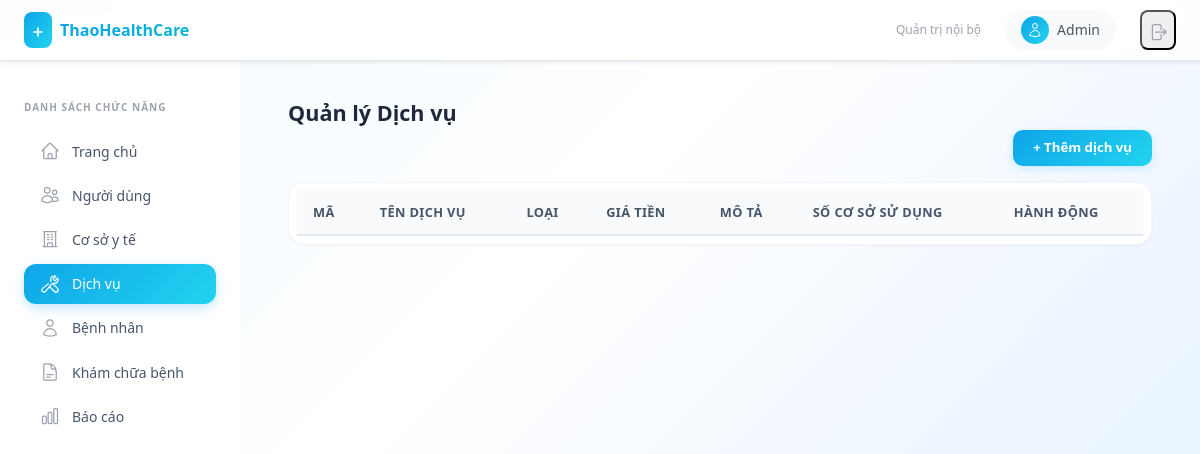
/services/ (signed in), run on an earlier commit of the app's database.
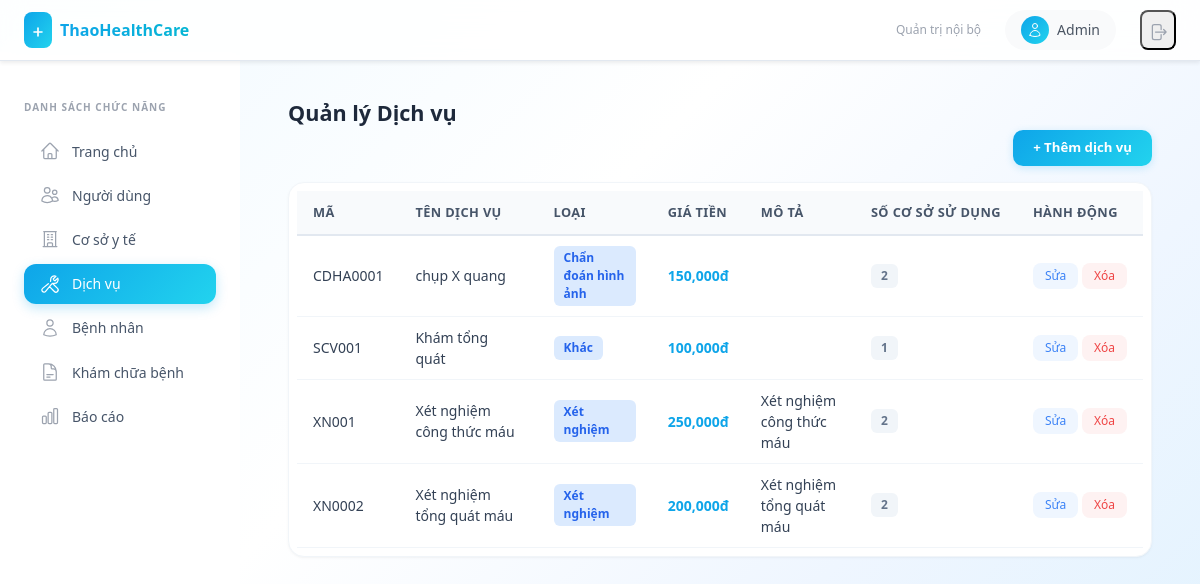
And on a later commit of the database.
### api/models.py (models this page shows, shortened)
class Service(models.Model):
    SERVICE_TYPE_CHOICES = [
        ('kham_benh', 'Khám bệnh'),
        ('xet_nghiem', 'Xét nghiệm'),
        ('chan_doan_hinh_anh', 'Chẩn đoán hình ảnh'),
        ('phau_thuat', 'Phẫu thuật'),
        ('noi_khoa', 'Nội khoa'),
        ('ngoai_khoa', 'Ngoại khoa'),
        ('san_phu_khoa', 'Sản phụ khoa'),
        ('nhi_khoa', 'Nhi khoa'),
        ('rang_ham_mat', 'Răng hàm mặt'),
        ('mat', 'Mắt'),
        ('tai_mui_hong', 'Tai mũi họng'),
        ('phuc_hoi_chuc_nang', 'Phục hồi chức năng'),
        ('khac', 'Khác'),
    ]
    code = models.CharField(max_length=50, unique=True)
    name = models.CharField(max_length=255)
    service_type = models.CharField(max_length=50, choices=SERVICE_TYPE_CHOICES, default='khac')
    price = models.DecimalField(max_digits=12, decimal_places=0, default=0)
    description = models.TextField(blank=True, null=True)

### api/views.py (the view)
# urls.py: path('services/', service_list, name='service_list'),
@admin_required
def service_list(request):
    services = Service.objects.all().order_by('service_type', 'name')
    return render(request, 'service_list.html', {
        'services': services,
        'service_type_choices': Service.SERVICE_TYPE_CHOICES,
        'tab': 'services',
    })

### api/models.py (called while the page is built)
    @property
    def role_code(self):
        return self.role.code if self.role else None

### api/templates/service_list.html (shortened to what this page needs)
{% extends "base.html" %}
{% load static humanize %}
{% block content %}
<link rel="stylesheet" href="https://cdn.datatables.net/1.13.6/css/dataTables.bootstrap5.min.css">
<h3 class="page-title">Quản lý Dịch vụ</h3>
<div class="table-toolbar">
    <button class="btn-add" onclick="openCreateModal()">+ Thêm dịch vụ</button>
</div>
<div class="table-card">
<table id="serviceTable" class="table">
    <thead>
        <tr>
            <th>Mã</th>
            <th>Tên dịch vụ</th>
            <th>Loại</th>
            <th>Giá tiền</th>
            <th>Mô tả</th>
            <th>Số cơ sở sử dụng</th>
            <th>Hành động</th>
        </tr>
    </thead>
    <tbody>
        {% for s in services %}
        <tr id="row-{{ s.id }}">
            <td><span style="font-weight:500;">{{ s.code }}</span></td>
            <td>{{ s.name }}</td>
            <td><span class="badge-role badge-role-doctor">{{ s.get_service_type_display }}</span></td>
            <td style="font-weight:600; color:#0ea5e9;">{{ s.price|floatformat:0|intcomma }}đ</td>
            <td>{{ s.description|default:"" }}</td>
            <td><span class="badge-role badge-role-default">{{ s.facilities.count }}</span></td>
            <td style="white-space:nowrap;">
                <button class="btn-action btn-action-edit" onclick="openEditModal({{ s.id }}, '{{ s.code|escapejs }}', '{{ s.name|escapejs }}', '{{ s.service_type }}', {{ s.price|floatformat:0|default:"0" }}, `{{ s.description|default:''|escapejs }}`)">Sửa</button>
                <button class="btn-action btn-action-delete" onclick="deleteService({{ s.id }})">Xóa</button>
            </td>
        </tr>
        {% endfor %}
    </tbody>
</table>
</div>
{% endblock %}

What changed in the data, as far as the page shows it:
added Service: code "CDHA0001", name "chụp X quang", service_type "Chẩn đoán hình ảnh", price "150,000", facilities.count "2"
added Service: code "SCV001", name "Khám tổng quát", service_type "Khác", price "100,000", facilities.count "1"
added Service: code "XN001", name "Xét nghiệm công thức máu", service_type "Xét nghiệm", price "250,000", description "Xét nghiệm công thức máu", facilities.count "2"
added Service: code "XN0002", name "Xét nghiệm tổng quát máu", service_type "Xét nghiệm", price "200,000", description "Xét nghiệm tổng quát máu", facilities.count "2"
